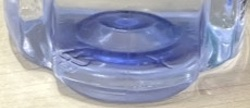
#> input picture data/bottom-bottle.jpg, 250 x 108 px, given in place of the camera
$ python main.py
#> lines starting #> are read from the running program, lines starting #| are printed output that depends on the picture
# coding: utf8
import os
import time
import cv2 as cv
import numpy as np

cap = cv.VideoCapture(0)

# 预置首帧作为对照
previous_frame = None
es = cv.getStructuringElement(cv.MORPH_ELLIPSE, (9, 4))
last_alert_time = 0


while True:
    succ, frame = cap.read()
#> frame is the input picture: shape (108, 250, 3); mean B, G, R 179.6, 158.6, 154.3
    if not succ:
        break
    # 左右镜像调换
    frame = np.fliplr(frame)
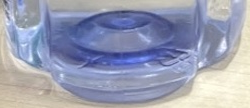
#> frame: shape (108, 250, 3); mean B, G, R 179.6, 158.6, 154.3
    frame = np.ascontiguousarray(frame)
    gray_lwpCV = cv.cvtColor(frame, cv.COLOR_BGR2GRAY)
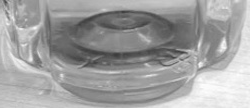
#> gray_lwpCV: shape (108, 250); min 60, max 253, mean 159.7
    gray_lwpCV = cv.GaussianBlur(gray_lwpCV, (21, 21), 0)
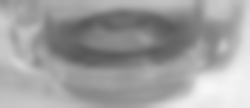
#> gray_lwpCV: shape (108, 250); min 87, max 247, mean 159.6

    # 检测是否移动
    if previous_frame is None:
        previous_frame = gray_lwpCV
        continue
    # absdiff 检测两幅图的绝对差值
    img_delta = cv.absdiff(previous_frame, gray_lwpCV)
    thresh = cv.threshold(img_delta, 10, 255, cv.THRESH_BINARY)[1]
    thresh = cv.dilate(thresh, es, iterations=2)
    # findContours 检测物体轮廓（寻找轮廓的图像，轮廓的检索模式，轮廓的近似方法）
    counters, hierarchy = cv.findContours(thresh.copy(), cv.RETR_EXTERNAL, cv.CHAIN_APPROX_SIMPLE)
    for c in counters:
        if cv.contourArea(c) < 1500:
            continue
        else:
            (x, y, w, h) = cv.boundingRect(c)
            # cv.rectangle(img, pt1, pt2, color, thickness, lineType, shift )
            cv.rectangle(frame, (x, y), (x+w, y+h), (255, 0, 0), 2)
            cv.putText(frame, "检测到轮廓", (10, 20), cv.FONT_HERSHEY_SIMPLEX, 0.5, (0, 0, 255), 2)

            # TODO 做一些提醒
            # os.system("""osascript -e 'display notification "content" with title "title"'""")
            current_alert_time = int(time.time())
            if current_alert_time - last_alert_time >= 30:
                print("this is an alert...")
                last_alert_time = current_alert_time

    # 为上一帧赋值，用于后续检测
    previous_frame = gray_lwpCV

    # 展示照片
    cv.imshow("Camera", frame)


    # 按下 'q' 键退出循环
    if cv.waitKey(1) & 0xFF == ord('q'):
        break
    # time.sleep(10)

# 释放摄像头对象和关闭窗口
cap.release()
cv.destroyAllWindows()

$ run again, on data/boundary.jpg
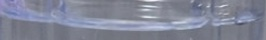
#> input picture data/boundary.jpg, 266 x 40 px, given in place of the camera
#> frame is the input picture: shape (40, 266, 3); mean B, G, R 151.2, 133.7, 129.4
#> `frame = np.fliplr(frame)`:
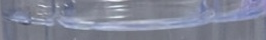
#> frame: shape (40, 266, 3); mean B, G, R 151.2, 133.7, 129.4
#> `gray_lwpCV = cv.GaussianBlur(gray_lwpCV, (21, 21), 0)`:
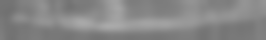
#> gray_lwpCV: shape (40, 266); min 113, max 170, mean 134.4

$ run again, on data/boundary2.jpg
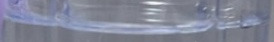
#> input picture data/boundary2.jpg, 274 x 42 px, given in place of the camera
#> frame is the input picture: shape (42, 274, 3); mean B, G, R 151.5, 134, 129.9
#> `frame = np.fliplr(frame)`:
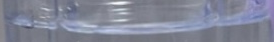
#> frame: shape (42, 274, 3); mean B, G, R 151.5, 134, 129.9
#> `gray_lwpCV = cv.GaussianBlur(gray_lwpCV, (21, 21), 0)`:
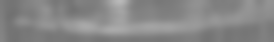
#> gray_lwpCV: shape (42, 274); min 113, max 185, mean 134.9

$ run again, on data/empty-bottom.jpg
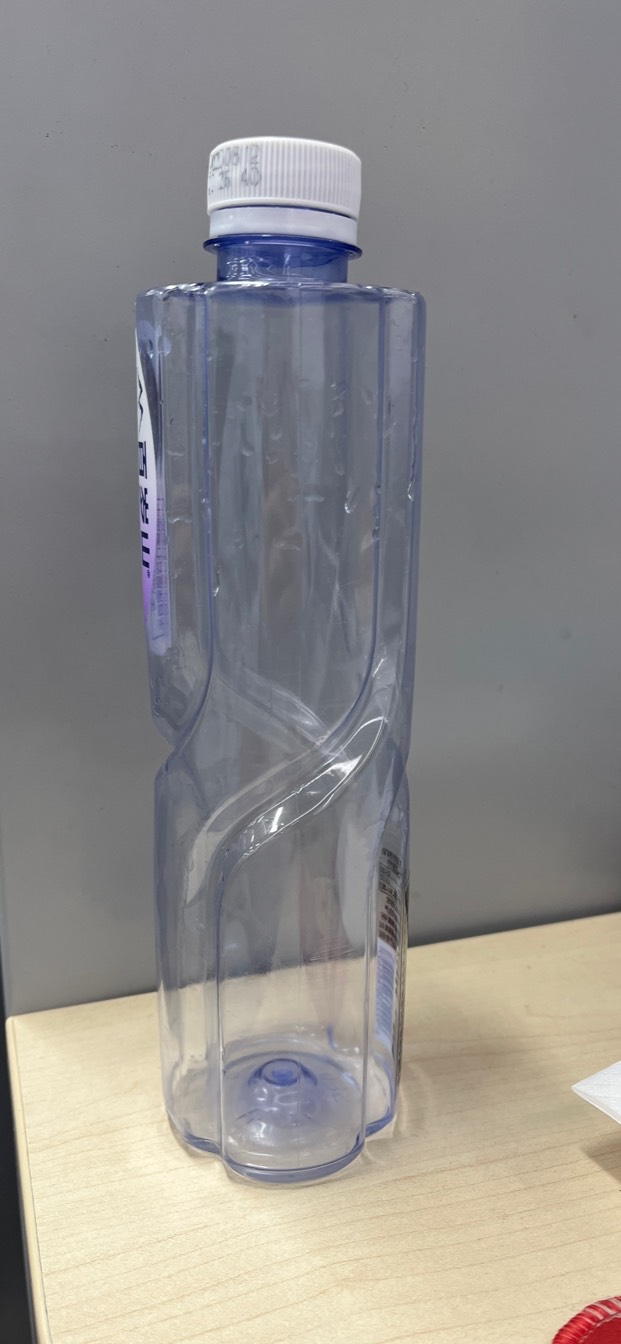
#> input picture data/empty-bottom.jpg, 621 x 1344 px, given in place of the camera
#> frame is the input picture: shape (1344, 621, 3); mean B, G, R 140.2, 142.3, 145
#> `frame = np.fliplr(frame)`:
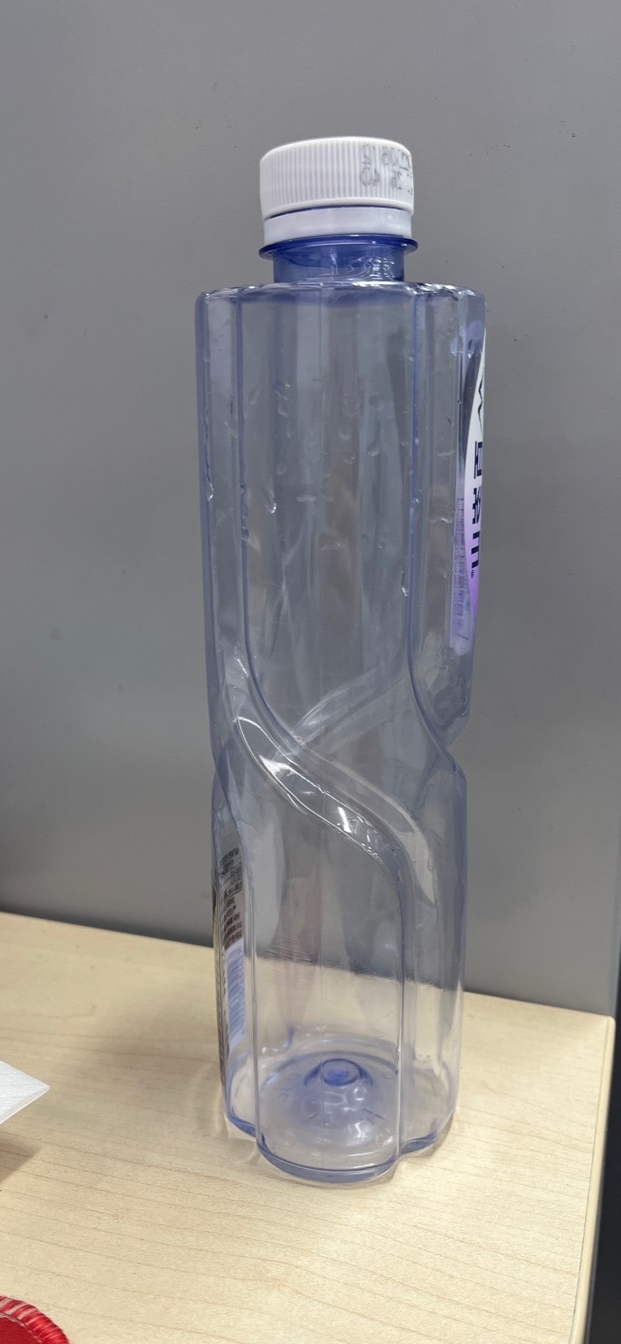
#> frame: shape (1344, 621, 3); mean B, G, R 140.2, 142.3, 145
#> `gray_lwpCV = cv.cvtColor(frame, cv.COLOR_BGR2GRAY)`:
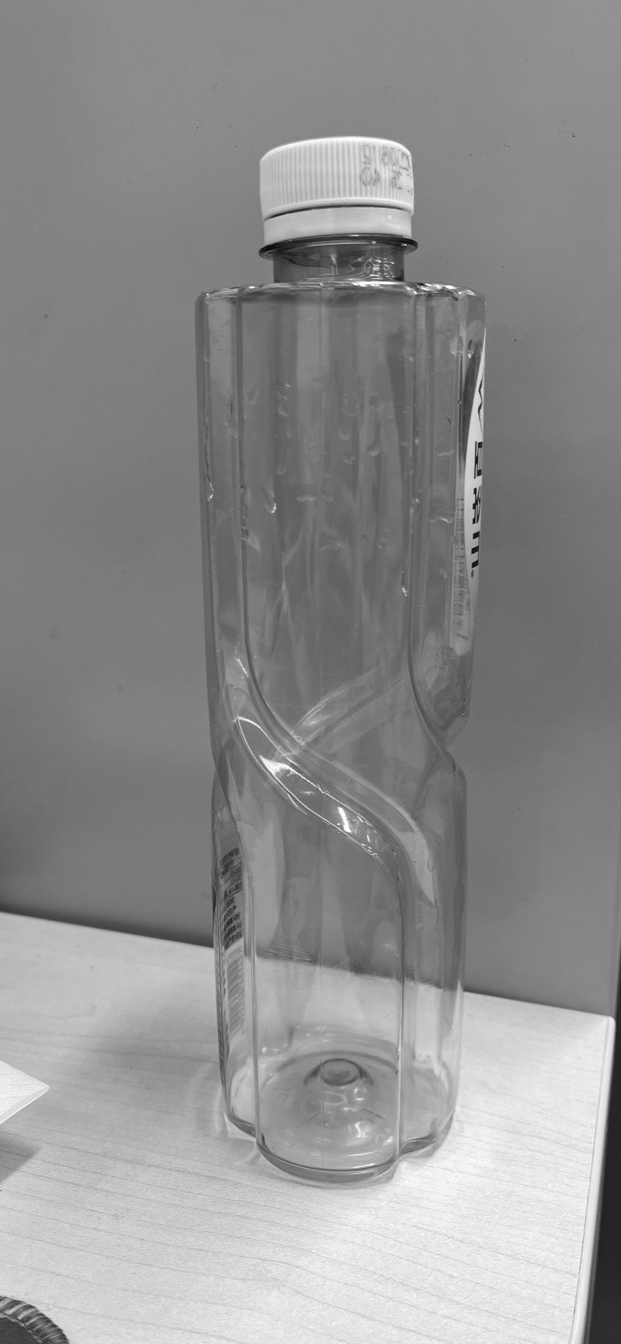
#> gray_lwpCV: shape (1344, 621); min 5, max 255, mean 142.9
